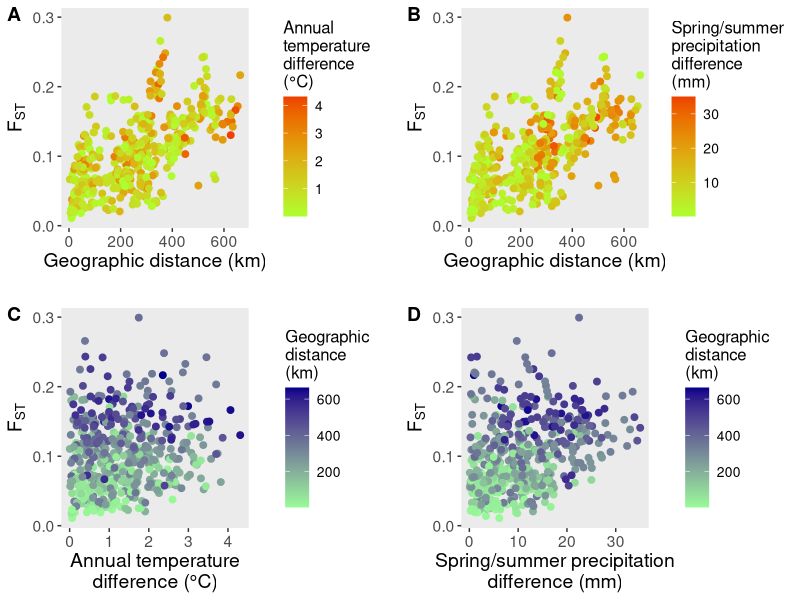
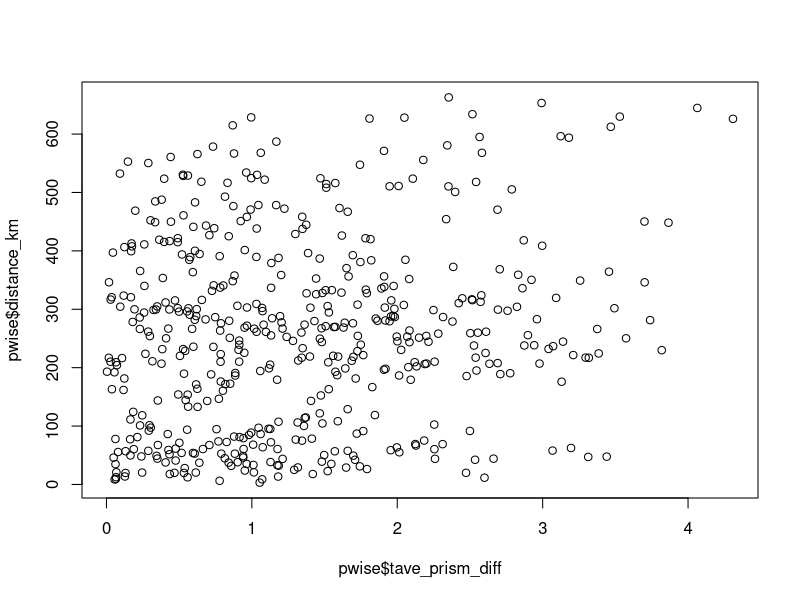
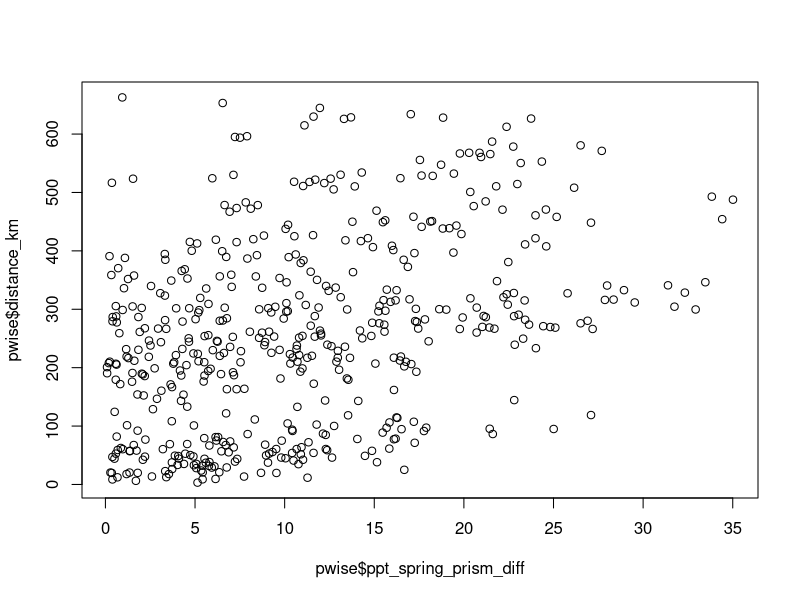

These figures' R source, in order:
library(tidyverse)
library(cowplot)

# plot fst vs. temp, geo, dist

# read in pairwise distances
pwise = read.csv("data/pairwise_diffs.csv")

# read in localities for cluster assignments
locs = read_csv("data/population_data.csv")

north = locs$popcode[locs$cluster == "north"]
center = locs$popcode[locs$cluster == "central"]

# iterate, filtering to regional subsets if desired
# pwise = pwise %>% filter(pop1 %in% north & pop2 %in% north)
# pwise = pwise %>% filter(pop1 %in% center & pop2 %in% center)

# plot fst against geographic distance, with no color
fst_geo_ppt =
  ggplot(pwise, aes(distance_km, fst, color = ppt_spring_prism_diff)) +
  geom_point(size = 2) +
  labs(x = "Geographic distance (km)", y = expression(F["ST"])) +
  scale_colour_continuous(low = "greenyellow" , high =  "orangered2", name = "Spring/summer\nprecipitation\ndifference\n(mm)") +
  theme(panel.grid.major = element_blank(), panel.grid.minor = element_blank(), text = element_text(size = 14), legend.title = element_text(size = 12), legend.text = element_text(size = 10)) +
  guides(color = guide_colorbar(ticks = FALSE))

fst_geo_temp =
  ggplot(pwise, aes(distance_km, fst, color = tave_prism_diff)) +
  geom_point(size = 2) +
  labs(x = "Geographic distance (km)", y = expression(F["ST"])) +
  scale_colour_continuous(low = "greenyellow" , high =  "orangered2", name = "Annual\ntemperature\ndifference\n(°C)") +
  theme(panel.grid.major = element_blank(), panel.grid.minor = element_blank(), text = element_text(size = 14), legend.title = element_text(size = 12), legend.text = element_text(size = 10)) +
  guides(color = guide_colorbar(ticks = FALSE))

fst_ppt =
  ggplot(pwise, aes(ppt_spring_prism_diff, fst, color = distance_km)) +
  geom_point(size = 2) +
  labs(x = "Spring/summer precipitation\ndifference (mm)", y = expression(F["ST"])) +
  scale_colour_continuous(low = "palegreen" , high =  "darkblue", name = "Geographic\ndistance\n(km)") +
  theme(panel.grid.major = element_blank(), panel.grid.minor = element_blank(), text = element_text(size = 14), legend.title = element_text(size = 12), legend.text = element_text(size = 10)) +
  guides(color = guide_colorbar(ticks = FALSE))

fst_temp =
  ggplot(pwise, aes(tave_prism_diff, fst, color = distance_km)) +
  geom_point(size = 2) +
  labs(x = "Annual temperature\ndifference (°C)", y = expression(F["ST"])) +
  scale_colour_continuous(low = "palegreen" , high =  "darkblue", name = "Geographic\ndistance\n(km)") +
  theme(panel.grid.major = element_blank(), panel.grid.minor = element_blank(), text = element_text(size = 14), legend.title = element_text(size = 12), legend.text = element_text(size = 10)) +
  guides(color = guide_colorbar(ticks = FALSE))

plot_grid(fst_geo_temp, fst_geo_ppt, fst_temp, fst_ppt, align = "hv", labels = c("A", "B", "C", "D"))
# ggsave("figs_for_paper/fst_clim_dist.pdf", height = 7, width = 9.5)
# ggsave("figs_for_paper/fst_clim_dist_north.pdf", height = 7, width = 9.5)
# ggsave("figs_for_paper/fst_clim_dist_center.pdf", height = 7, width = 9.5)

plot(pwise$tave_prism_diff, pwise$distance_km)
plot(pwise$ppt_spring_prism_diff, pwise$distance_km)
# in the north, geodist and ppt are collinear

